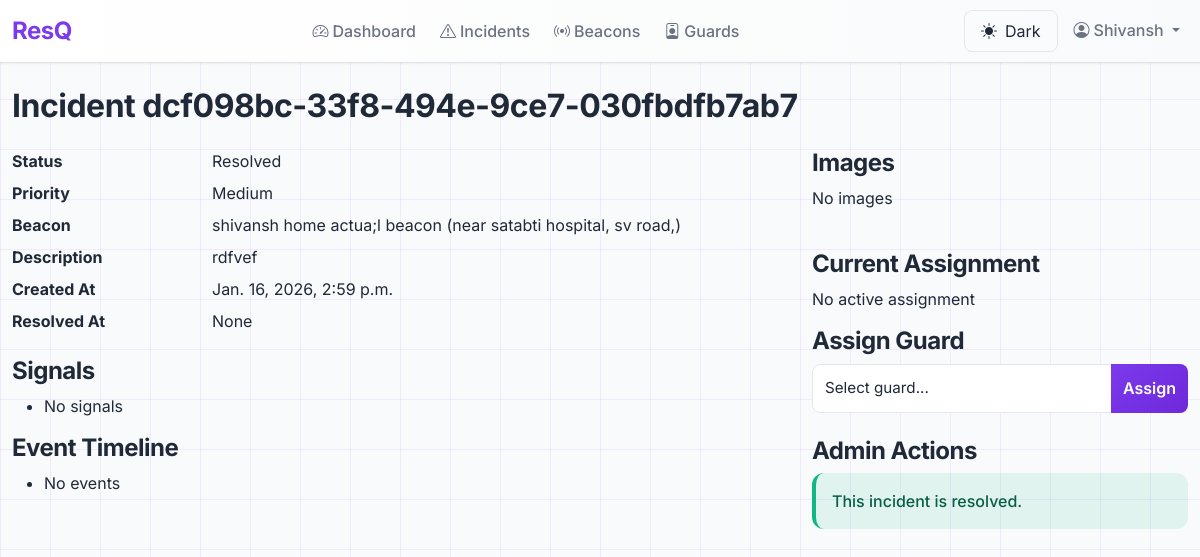
The app's page /admin-panel/incidents/dcf098bc-33f8-494e-9ce7-030fbdfb7ab7/ (signed in) with its own data.
### accounts/models.py (models this page shows, shortened)
class User(AbstractBaseUser, PermissionsMixin):
    class Role(models.TextChoices):
        STUDENT = "STUDENT", "Student"
        GUARD = "GUARD", "Guard"
        ADMIN = "ADMIN", "Administrator"
    email = models.EmailField(unique=True, max_length=255)
    full_name = models.CharField(max_length=255)
    phone_number = models.CharField(max_length=10, blank=True, null=True, help_text="10-digit Indian phone number")
    role = models.CharField(max_length=20, choices=Role.choices, default=Role.STUDENT)
    is_active = models.BooleanField(default=True)
    is_staff = models.BooleanField(default=False)
    created_at = models.DateTimeField(auto_now_add=True)
    updated_at = models.DateTimeField(auto_now=True)
    objects = CustomUserManager()
    USERNAME_FIELD = "email"
    REQUIRED_FIELDS = ["full_name", "role"]
    class Meta:
        db_table = "auth_user"
        ordering = ["-created_at"]
        indexes = [
            models.Index(fields=["email"]),
            models.Index(fields=["role"]),
        ]

### incidents/models.py (models this page shows, shortened)
class Incident(models.Model):
    class Status(models.TextChoices):
        CREATED = "CREATED", "Created"
        ASSIGNED = "ASSIGNED", "Assigned to Guard"
        IN_PROGRESS = "IN_PROGRESS", "In Progress"
        RESOLVED = "RESOLVED", "Resolved"
    class Priority(models.IntegerChoices):
        LOW = 1, "Low"
        MEDIUM = 2, "Medium"
        HIGH = 3, "High"
        CRITICAL = 4, "Critical"
    class ResolutionType(models.TextChoices):
        RESOLVED_BY_GUARD = "RESOLVED_BY_GUARD", "Resolved by Guard"
        ESCALATED_TO_ADMIN = "ESCALATED_TO_ADMIN", "Escalated to Admin"
    class BuzzerStatus(models.TextChoices):
        INACTIVE = "INACTIVE", "Inactive (No Incident)"
        PENDING = "PENDING", "Pending (Incident Created, No Guard Yet)"
        ACTIVE = "ACTIVE", "Active (Incident Assigned to Guard)"
        ACKNOWLEDGED = "ACKNOWLEDGED", "Acknowledged (Guard En Route)"
        RESOLVED = "RESOLVED", "Resolved (Incident Complete)"
    id = models.UUIDField(primary_key=True, default=uuid.uuid4, editable=False)
    beacon = models.ForeignKey(
        Beacon,
        on_delete=models.PROTECT,
        related_name="incidents",
        help_text="Location of emergency (mandatory)"
    )
    status = models.CharField(
        max_length=20,
        choices=Status.choices,
        default=Status.CREATED,
        db_index=True
    )
    priority = models.IntegerField(
        choices=Priority.choices,
        default=Priority.MEDIUM,
        db_index=True
    )
    description = models.TextField(blank=True, help_text="Optional incident description")
    report_type = models.CharField(
        max_length=100,
        blank=True,
        help_text="Type of report (e.g., Safety Concern, Suspicious Activity, Infrastructure Issue)"
    )
    location = models.CharField(
        max_length=255,
        blank=True,
        help_text="Location description if different from beacon"
    )
    first_signal_time = models.DateTimeField(null=True, blank=True, db_index=True)
    last_signal_time = models.DateTimeField(null=True, blank=True)
    created_at = models.DateTimeField(auto_now_add=True, db_index=True)
    updated_at = models.DateTimeField(auto_now=True)
    resolved_by = models.ForeignKey(
        settings.AUTH_USER_MODEL,
        null=True,
        blank=True,
        on_delete=models.SET_NULL,
        related_name="resolved_incidents",
        help_text="Guard/Admin who resolved this incident"
    )
    resolved_at = models.DateTimeField(null=True, blank=True)
    resolution_notes = models.TextField(blank=True, help_text="Notes about how incident was resolved")
    resolution_type = models.CharField(
        max_length=30,
        choices=ResolutionType.choices,
        blank=True,
        help_text="How the incident was resolved"
    )
    current_assigned_guard = models.ForeignKey(
        settings.AUTH_USER_MODEL,
        null=True,
        blank=True,
        on_delete=models.SET_NULL,
        related_name="currently_assigned_incidents",
        help_text="Currently assigned guard"
    )
    assigned_at = models.DateTimeField(null=True, blank=True)
    buzzer_status = models.CharField(
        max_length=20,
        choices=BuzzerStatus.choices,
        default=BuzzerStatus.INACTIVE,
        db_index=True,
        help_text="Current buzzer status for ESP32 devices at this beacon"
    )
    buzzer_last_updated = models.DateTimeField(
        auto_now=True,
        help_text="Last time buzzer status was changed"
    )
    total_alerts_sent = models.PositiveIntegerField(default=0, help_text="Total alerts sent to guards")
    total_alerts_declined = models.PositiveIntegerField(default=0, help_text="Total alerts declined by guards")
    class Meta:
        ordering = ["-created_at"]
        indexes = [
            models.Index(fields=["-created_at"]),
            models.Index(fields=["status", "-created_at"]),
            models.Index(fields=["beacon", "-created_at"]),
            models.Index(fields=["beacon", "status", "-created_at"]),
        ]
        verbose_name = "Incident"
        verbose_name_plural = "Incidents"

class Beacon(models.Model):
    id = models.UUIDField(primary_key=True, default=uuid.uuid4, editable=False)
    beacon_id = models.CharField(max_length=100, unique=True, db_index=True, null=True, blank=True, help_text="Hardware beacon ID (UUID:major:minor)")
    uuid = models.CharField(max_length=36, db_index=True, help_text="iBeacon UUID")
    major = models.IntegerField(help_text="iBeacon major value")
    minor = models.IntegerField(help_text="iBeacon minor value")
    location_name = models.CharField(max_length=255, help_text="e.g., Library Entrance, Hallway 3A")
    building = models.CharField(max_length=255, help_text="e.g., Building A, Science Center")
    floor = models.IntegerField(help_text="Floor number")
    latitude = models.FloatField(null=True, blank=True, help_text="Fixed beacon latitude")
    longitude = models.FloatField(null=True, blank=True, help_text="Fixed beacon longitude")
    nearby_beacons = models.ManyToManyField(
        'self',
        through='BeaconProximity',
        symmetrical=False,
        related_name='nearby_from',
        help_text="Nearby beacons in priority order for guard search expansion"
    )
    is_active = models.BooleanField(default=True, db_index=True, help_text="Is beacon operational")
    created_at = models.DateTimeField(auto_now_add=True)
    updated_at = models.DateTimeField(auto_now=True)
    class Meta:
        ordering = ["building", "floor", "location_name"]
        indexes = [
            models.Index(fields=["beacon_id"]),
            models.Index(fields=["uuid", "major", "minor"]),
            models.Index(fields=["building", "floor"]),
            models.Index(fields=["is_active"]),
        ]
        constraints = [
            models.UniqueConstraint(fields=["major", "minor"], name="unique_beacon_major_minor")
        ]

### adminEnd/views.py (the view, shortened to what this page needs)
# urls.py: path('incidents/<uuid:incident_id>/', views.incident_detail, name='incident_detail'),
@admin_required
@read_only
def incident_detail(request, incident_id):
    incident = get_object_or_404(Incident, id=incident_id)
    from django.contrib.auth import get_user_model
    from django.db import IntegrityError, transaction
    User = get_user_model()
    images_qs = incident.images.all()
    images_info = []
    gcs_credentials_missing = False
    signals = incident.signals.all().order_by('-created_at')[:20]
    events = incident.events.all().order_by('-created_at')[:50]
    available_guards = User.objects.filter(role=User.Role.GUARD, guard_profile__is_active=True, guard_profile__is_available=True)
    context = {
        'incident': incident,
        'images_info': images_info,
        'gcs_credentials_missing': gcs_credentials_missing,
        'signals': signals,
        'events': events,
        'available_guards': available_guards,
        'adminend_view_only': settings.ADMINEND_VIEW_ONLY,
    }
    return render(request, 'adminEnd/incident_detail.html', context)

### adminEnd/templates/adminEnd/incident_detail.html (shortened to what this page needs)
{% extends 'adminEnd/base.html' %}
{% block content %}
<h1>Incident {{ incident.id }}</h1>
<div class="row">
  <div class="col-md-8">
    <dl class="row">
      <dt class="col-sm-3">Status</dt><dd class="col-sm-9">{{ incident.get_status_display }}</dd>
      <dt class="col-sm-3">Priority</dt><dd class="col-sm-9">{{ incident.get_priority_display }}</dd>
      <dt class="col-sm-3">Beacon</dt><dd class="col-sm-9">{{ incident.beacon.location_name }} ({{ incident.beacon.building }})</dd>
      <dt class="col-sm-3">Description</dt><dd class="col-sm-9">{{ incident.description }}</dd>
      <dt class="col-sm-3">Created At</dt><dd class="col-sm-9">{{ incident.created_at }}</dd>
      <dt class="col-sm-3">Resolved At</dt><dd class="col-sm-9">{{ incident.resolved_at }}</dd>
    </dl>
    <h4>Signals</h4>
    <ul>
      {% for s in signals %}
      <li>{{ s.get_signal_type_display }} — {{ s.created_at }} {% if s.source_user %}by {{ s.source_user.full_name }}{% endif %}</li>
      {% empty %}<li>No signals</li>{% endfor %}
    </ul>
    <h4>Event Timeline</h4>
    <ul>
      {% for e in events %}
      <li>{{ e.get_event_type_display }} — {{ e.created_at }} — {{ e.actor }}</li>
      {% empty %}<li>No events</li>{% endfor %}
    </ul>
  </div>
  <div class="col-md-4">
    <h4>Images</h4>
    <div class="d-grid gap-2">
      {% if images_info %}
        {% for img in images_info %}
          <div class="card mb-2">
            {% if img.url %}
              <img src="{{ img.url }}" class="card-img-top" alt="img"/>
            {% else %}
              <div class="card-img-top bg-light d-flex align-items-center justify-content-center" style="height:180px;">
                <div class="text-muted">Image unavailable</div>
              </div>
            {% endif %}
            <div class="card-body">
              <p class="card-text">{{ img.description }}</p>
            </div>
          </div>
        {% endfor %}
      {% else %}
        <p>No images</p>
      {% endif %}
    </div>
    <h4 class="mt-4">Current Assignment</h4>
    {% if incident.current_assigned_guard %}
      <p>Assigned to <strong>{{ incident.current_assigned_guard.full_name }}</strong> ({{ incident.current_assigned_guard.email }})</p>
      {% if not adminend_view_only %}
        <form method="post" class="mb-3">
          {% csrf_token %}
          <button name="unassign" value="1" class="btn btn-danger btn-sm">Unassign</button>
        </form>
      {% else %}
        <button class="btn btn-sm btn-outline-secondary" disabled>Unassign (view-only)</button>
      {% endif %}
    {% else %}
      <p>No active assignment</p>
    {% endif %}
    <h4 class="mt-2">Assign Guard</h4>
    {% if not adminend_view_only %}
      <form method="post" class="mb-3">
        <div class="input-group">
          <select name="guard_id" class="form-select">
            <option value="">Select guard...</option>
          </select>
          <button name="assign" value="1" class="btn btn-primary">Assign</button>
        </div>
      </form>
    {% else %}
      <div class="text-muted mb-3">Assigning guards is disabled in view-only mode.</div>
    {% endif %}
    <h4 class="mt-4">Admin Actions</h4>
    {% if incident.status != 'RESOLVED' %}
      {% if not adminend_view_only %}
        <form method="post">
          {% csrf_token %}
          <div class="mb-3">
            <label class="form-label">Resolution Notes</label>
            <textarea name="resolution_notes" class="form-control" rows="3"></textarea>
          </div>
          <div class="mb-3">
            <label class="form-label">Resolution Type</label>
            <select name="resolution_type" class="form-select">
              <option value="RESOLVED_BY_GUARD">Resolved by Guard</option>
              <option value="ESCALATED_TO_ADMIN">Escalated to Admin</option>
            </select>
          </div>
          <button name="resolve" value="1" class="btn btn-success">Mark Resolved</button>
        </form>
      {% else %}
        <div class="alert alert-secondary">Resolving incidents is disabled in view-only mode.</div>
      {% endif %}
    {% else %}
      <div class="alert alert-success">This incident is resolved.</div>
    {% endif %}
  </div>
</div>
{% endblock %}

### adminEnd/templates/adminEnd/base.html (shortened to what this page needs)
{% load static %}
<!doctype html>
<html lang="en">
  <head>
    <link href="https://cdn.jsdelivr.net/npm/bootstrap@5.3.2/dist/css/bootstrap.min.css" rel="stylesheet">
    <link href="https://cdn.jsdelivr.net/npm/bootstrap-icons@1.11.3/font/bootstrap-icons.css" rel="stylesheet">
    <link href="{% static 'adminEnd/css/custom.css' %}" rel="stylesheet">
  </head>
  <body data-theme="light">
    <nav class="navbar navbar-expand-lg sticky-top border-bottom" style="background: linear-gradient(to right, #ffffff, #f9fafb);">
      <div class="container-lg">
        <a class="navbar-brand fw-700" href="{% url 'adminEnd:dashboard' %}" style="font-size: 1.5rem; letter-spacing: -0.5px;">
          <span style="color: #7c3aed;">ResQ</span>
        </a>
        <div class="collapse navbar-collapse" id="nav">
          {% url 'adminEnd:dashboard' as dashboard_url %}
          {% url 'adminEnd:incident_list' as incidents_url %}
          {% url 'adminEnd:beacon_list' as beacons_url %}
          {% url 'adminEnd:guard_list' as guards_url %}
          <ul class="navbar-nav ms-auto gap-2 mb-2 mb-lg-0">
            <li class="nav-item"><a class="nav-link fw-500 {% if request.resolver_match.url_name == 'dashboard' %}text-primary{% else %}text-muted{% endif %}" href="{{ dashboard_url }}"><i class="bi bi-speedometer2 me-1"></i>Dashboard</a></li>
            <li class="nav-item"><a class="nav-link fw-500 {% if 'incident' in request.resolver_match.url_name %}text-primary{% else %}text-muted{% endif %}" href="{{ incidents_url }}"><i class="bi bi-exclamation-triangle me-1"></i>Incidents</a></li>
            <li class="nav-item"><a class="nav-link fw-500 {% if 'beacon' in request.resolver_match.url_name %}text-primary{% else %}text-muted{% endif %}" href="{{ beacons_url }}"><i class="bi bi-broadcast me-1"></i>Beacons</a></li>
            <li class="nav-item"><a class="nav-link fw-500 {% if 'guard' in request.resolver_match.url_name %}text-primary{% else %}text-muted{% endif %}" href="{{ guards_url }}"><i class="bi bi-person-badge me-1"></i>Guards</a></li>
          </ul>
          <ul class="navbar-nav ms-auto gap-2">
            <li class="nav-item">
              <button id="themeToggle" class="theme-toggle" title="Toggle dark mode">
                <i class="bi bi-sun-fill me-2"></i><span id="themeText">Dark</span>
              </button>
            </li>
            {% if request.user.is_authenticated %}
            <li class="nav-item dropdown">
              <a class="nav-link dropdown-toggle" href="#" id="userDropdown" role="button" data-bs-toggle="dropdown">
                <i class="bi bi-person-circle me-1"></i>{{ request.user.full_name }}
              </a>
            </li>
            {% else %}
            <li class="nav-item"><a class="nav-link" href="/login/"><i class="bi bi-box-arrow-in-right me-1"></i>Login</a></li>
            {% endif %}
          </ul>
        </div>
      </div>
    </nav>
    <div class="container-lg py-4">
      {% block content %}{% endblock %}
    </div>
  </body>
</html>

### records on screen
Incident: id "dcf098bc-33f8-494e-9ce7-030fbdfb7ab7", status "Resolved", priority "Medium", beacon.location_name "shivansh home actua;l beacon", beacon.building "near satabti hospital, sv road,", description "rdfvef", created_at "Jan. 16, 2026, 2:59 p.m.", resolved_at "None"

### other values on screen
{{ request.user.full_name }} "Shivansh"
